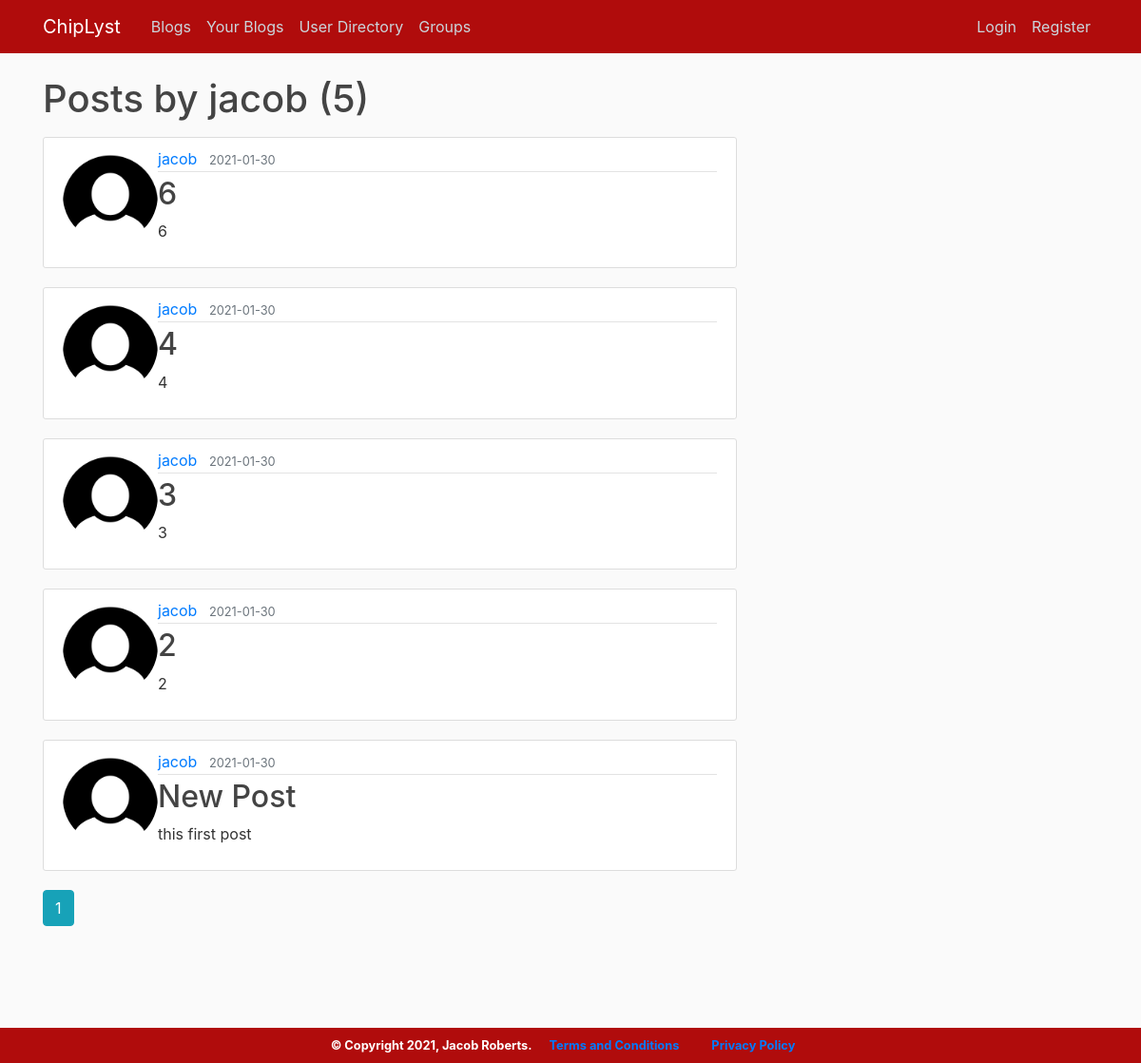
Screenshot of /user/jacob with the database file from the repository.
### main/models.py (models this page shows, shortened)
class User(db.Model, UserMixin):
    id = db.Column(db.Integer, primary_key=True)
    username = db.Column(db.String(20), unique=True, nullable=False)
    email = db.Column(db.String(120), unique=True, nullable=False)
    password = db.Column(db.String(80), nullable=False)
    image_file = db.Column(db.String(20), nullable=False, default='default.jpg')
    bio = db.Column(db.String(255), nullable=False, default="")
    posts = db.relationship('Post', backref='author',lazy=True)
    lists = db.relationship('Lists', backref='author',lazy=True)
    groups = db.relationship('Groups', secondary=memberships, backref=db.backref('member', lazy = 'dynamic'))

class Post(db.Model):
    id = db.Column(db.Integer, primary_key=True)
    title = db.Column(db.String(100), nullable=False)
    date_posted = db.Column(db.DateTime, nullable=False, default=datetime.utcnow)
    content = db.Column(db.Text, nullable=False)
    user_id = db.Column(db.Integer, db.ForeignKey('user.id'), nullable=False)

### main/routes.py (the view)
@app.route('/user/<string:username>', methods=['GET','POST'])
def user_posts(username):
    page = request.args.get('page', 1, type=int)
    user = User.query.filter_by(username=username).first_or_404()
    posts = Post.query.filter_by(author=user)\
        .order_by(Post.date_posted.desc())\
        .paginate(page=page, per_page=5)
    return render_template('user_posts.html', posts=posts, user=user)

### main/templates/posts/user_posts.html
{% extends "layout.html" %}
{% block content %}
  <h1 class="mb-3">Posts by {{ user.username }} ({{ posts.total }})</h1>
    {% for post in posts.items %}
        <article class="media content-section">
          <img alt="profile picture "class="rounded-circle article-image" width="100" src="{{ url_for('static', filename='profilepics/'+ post.author.image_file)}}">
          <div class="media-body">
            <div class="article-metadata">
              <a class="mr-2" href="{{ url_for('user_posts', username=post.author.username)}}">{{ post.author.username }}</a>
              <small class="text-muted">{{ post.date_posted.strftime('%Y-%m-%d') }}</small>
            </div>
            <h2><a class="article-title" href="{{ url_for('post', post_id=post.id)}}">{{ post.title }}</a></h2>
            <p class="article-content">{{ post.content }}</p>
          </div>
        </article>
    {% endfor %}
    {% for page_num in posts.iter_pages(left_edge=1, right_edge=1, left_current=1, right_current=2) %}
    {% if page_num %}
      {% if posts.page == page_num %}
        <a class="btn btn-info mb-4" href="{{ url_for('user_posts', username=user.username, page=page_num) }}">{{ page_num }}</a>
      {% else %}
        <a class="btn btn-outline-info mb-4" href="{{ url_for('user_posts', username=user.username, page=page_num) }}">{{ page_num }}</a>
      {% endif %}
    {% else %}
      ...
    {% endif %}
    {% endfor %}
{% endblock content %}

### main/static/main.css (style rules this page uses)
body { background: #fafafa; color: #333333; margin-top: 5rem; }
h1, h2, h3, h4, h5, h6 { color: #444444; }
.content-section { background: #ffffff; padding: 10px 20px; border: 1px solid #dddddd; border-radius: 3px; margin-bottom: 20px; }
.article-title { color: #444444; }
.article-content { white-space: pre-line; }
.article-metadata { padding-bottom: 1px; margin-bottom: 4px; border-bottom: 1px solid #e3e3e3 }

### rows the page displays
User: username "jacob"
Post: image_file (placeholder picture), author.username "jacob", date_posted "2021-01-30", title "6", content "6"
Post: image_file (placeholder picture), author.username "jacob", date_posted "2021-01-30", title "4", content "4"
Post: image_file (placeholder picture), author.username "jacob", date_posted "2021-01-30", title "3", content "3"
Post: image_file (placeholder picture), author.username "jacob", date_posted "2021-01-30", title "2", content "2"
Post: image_file (placeholder picture), author.username "jacob", date_posted "2021-01-30", title "New Post", content "this first post"

### other values shown
{{ posts.total }} "5"
{{ page_num }} "1"
